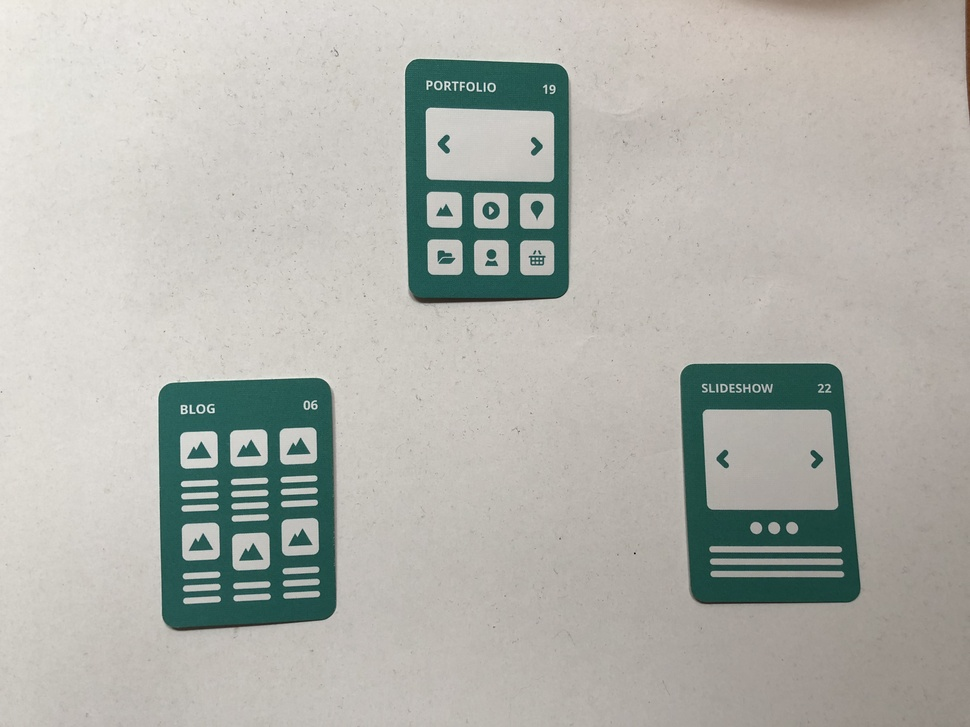
#> input picture IMG_3417.JPG, 970 x 727 px, shrunk from 4032 x 3024 before the run, found by its file name
$ jupyter execute Untitled.ipynb   (shell and % lines are left out)
#> lines starting #> are read from the running program, lines starting #| are printed output that depends on the picture
Image processing with cards

[cell 1]
#Import necessary library:
import matplotlib.pyplot as plt
import matplotlib.image as mpimg
import numpy as np
import cv2
from PIL import Image

Step 1: Load images

[cell 2]
img = mpimg.imread('IMG_3417.jpg')
#> img is the input picture: shape (727, 970, 3); mean R, G, B 177.9, 179, 172.8
plt.imshow(img)

Step 2: Processing images

[cell 3]
#Convert RGB TO GRAY
gray = cv2.cvtColor(img, cv2.COLOR_RGB2GRAY)
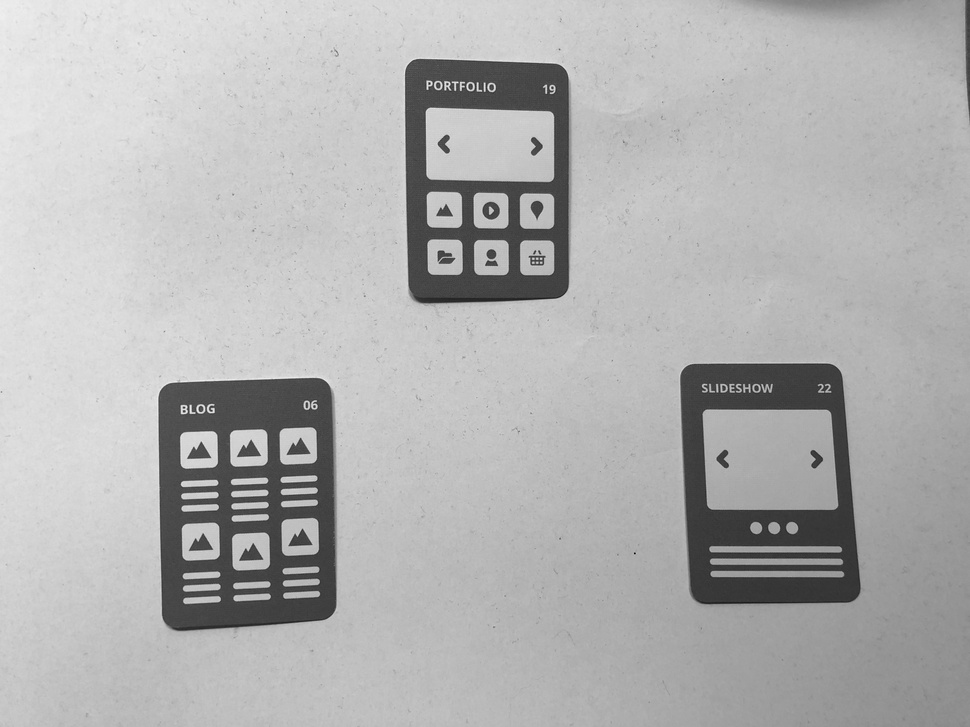
#> gray: shape (727, 970); min 8, max 242, mean 177.9
plt.imshow(gray, cmap='Greys_r')


$ run again, with IMG_2417.jpg copied over IMG_3417.JPG
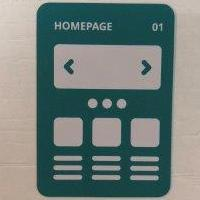
#> input picture IMG_2417.jpg, 200 x 200 px, found by its file name
#> img is the input picture: shape (200, 200, 3); mean R, G, B 111.8, 125, 121.1
#> `gray = cv2.cvtColor(img, cv2.COLOR_RGB2GRAY)`:
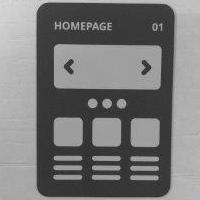
#> gray: shape (200, 200); min 24, max 223, mean 120.6

$ run again, with IMG_2592.jpg copied over IMG_3417.JPG
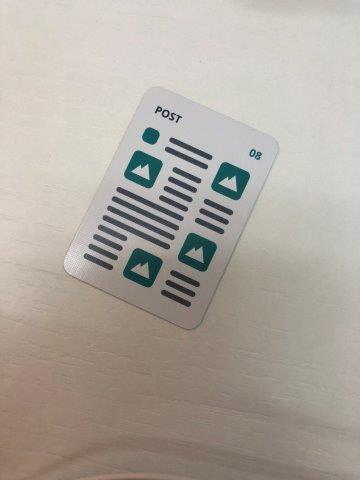
#> input picture IMG_2592.jpg, 360 x 480 px, found by its file name
#> img is the input picture: shape (480, 360, 3); mean R, G, B 175, 167.8, 159.7
#> `gray = cv2.cvtColor(img, cv2.COLOR_RGB2GRAY)`:
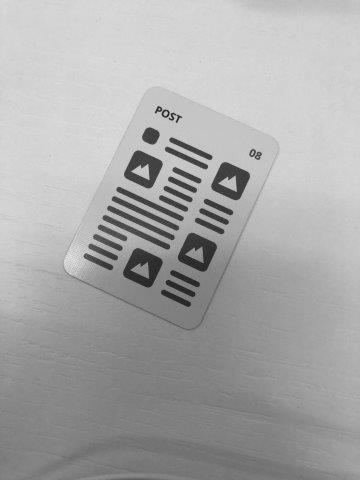
#> gray: shape (480, 360); min 21, max 241, mean 169

$ run again, with IMG_2593.jpg copied over IMG_3417.JPG
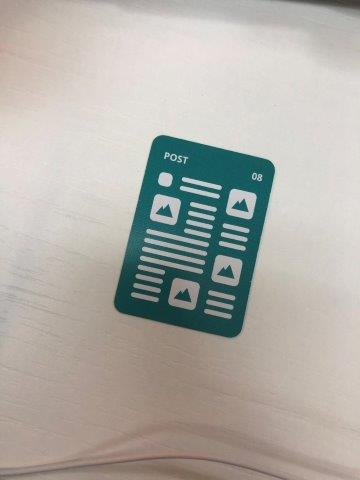
#> input picture IMG_2593.jpg, 360 x 480 px, found by its file name
#> img is the input picture: shape (480, 360, 3); mean R, G, B 176.8, 174.5, 168.2
#> `gray = cv2.cvtColor(img, cv2.COLOR_RGB2GRAY)`:
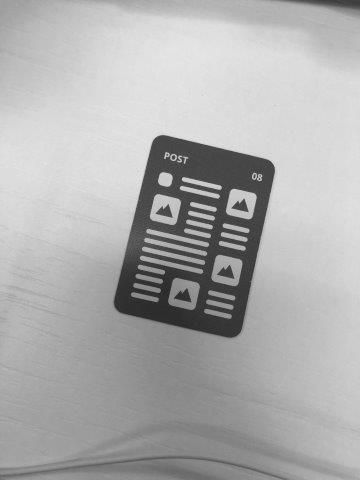
#> gray: shape (480, 360); min 25, max 235, mean 174.5
